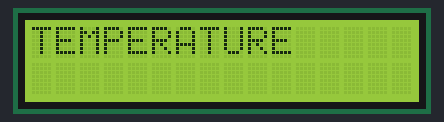
The sketch below on a simulated Arduino Uno, built with avr-gcc and run on an emulated ATmega328P. Shown: 16×2 character LCD.

Above: at 0.1 s.
At 3.1 s:
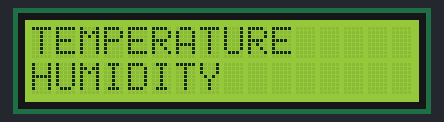

The sketch:

LCD1.ino
```cpp
#include<LiquidCrystal.h>
LiquidCrystal lcd(7,8,9,10,11,12);
//#include <LiquidCrystal_I2C.h>
//LiquidCrystal_I2C lcd(0x27,16,2);
void setup()
{
  lcd.begin(16, 2);

}
void loop()
{
  lcd.setCursor(0,0);
  lcd.print("TEMPERATURE");
  delay(3000);

  lcd.setCursor(0,1);
  lcd.print("HUMIDITY ");
  delay(3000);


}
```
